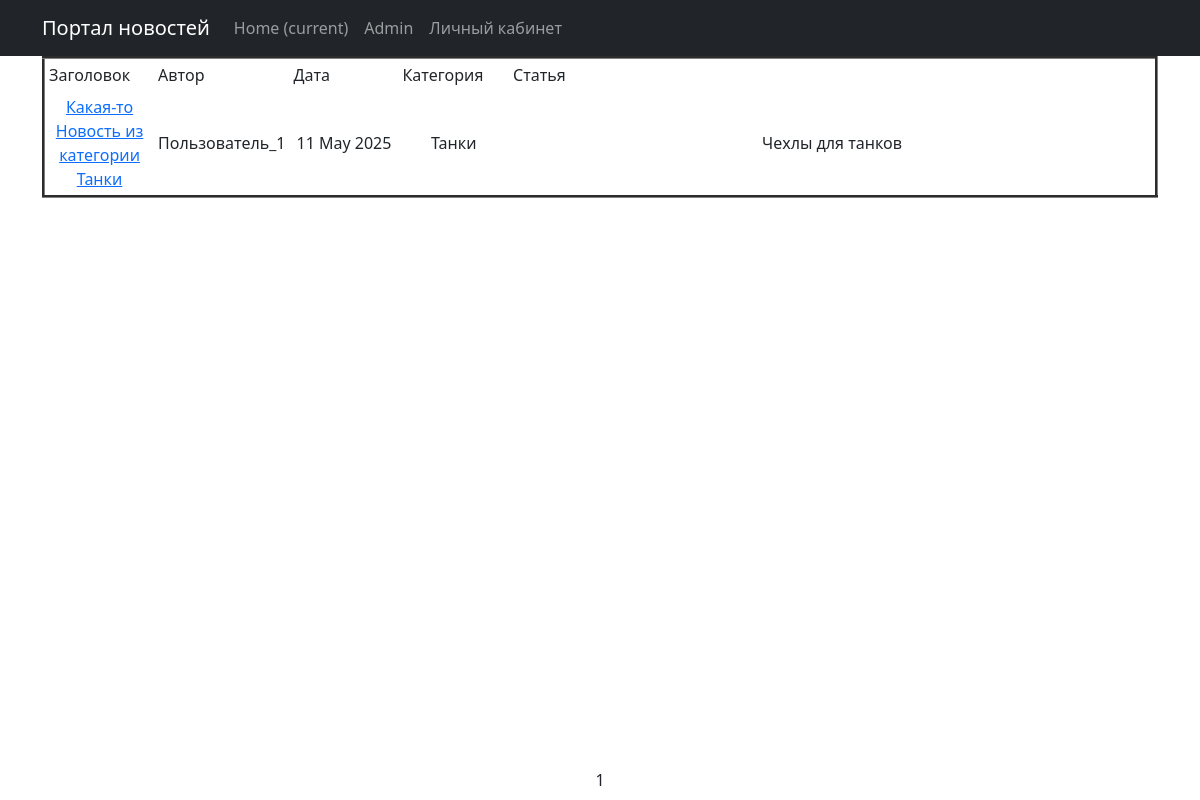
The app's page /, older data.
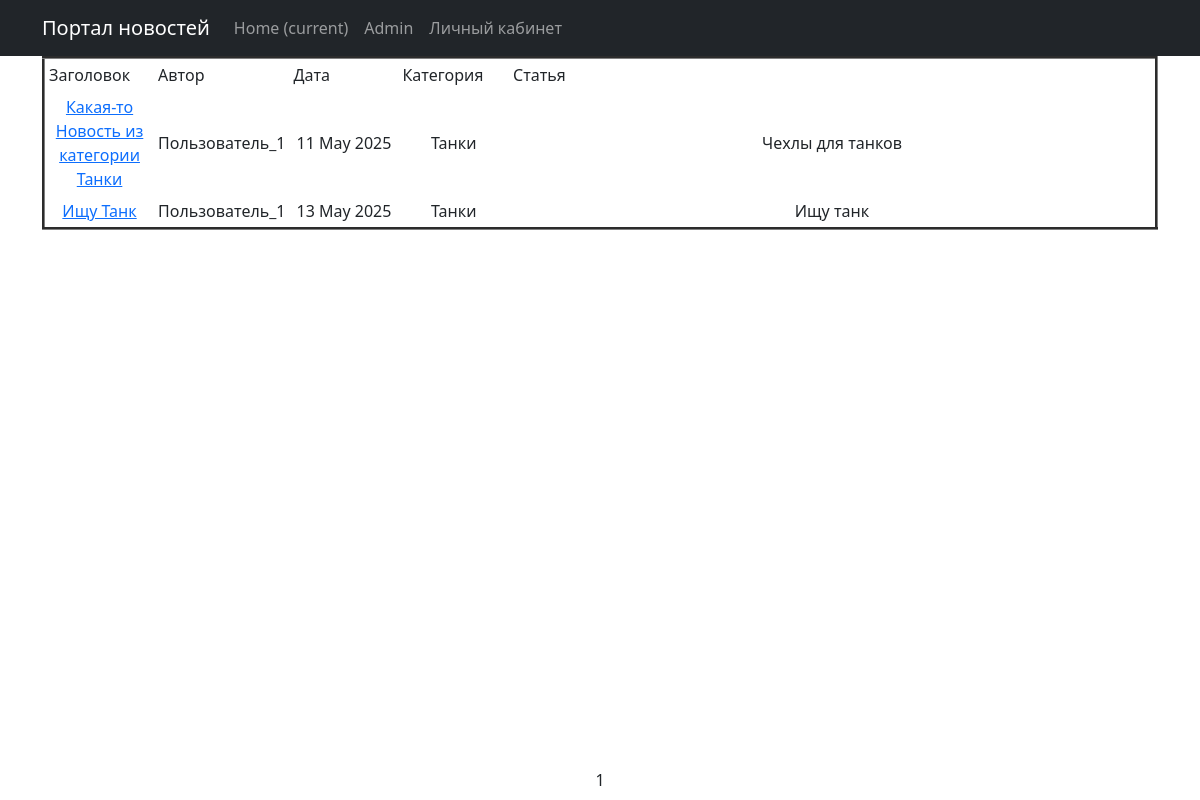
The same page, newer data.
### advertisement/models.py (models this page shows, shortened)
class Advertisement(models.Model): # модель объявления
    user_id = models.ForeignKey(User, on_delete=models.CASCADE)
    title_ad = models.CharField(max_length=128)
    text_ad = CKEditor5Field()
    category = models.ForeignKey(Category, on_delete=models.CASCADE)
    date_time = models.DateTimeField(auto_now_add=True)

class Category(models.Model): # модель категории
    name = models.CharField(max_length=64, unique=True)
    def __str__(self):
        return self.name

### advertisement/views.py (the view)
# urls.py: path('', AdvertisementList.as_view(), name='ad_list'),
class AdvertisementList(ListView):
    model = Advertisement
    ordering = 'date_time'
    template_name = 'advertisement/ad_list.html'
    context_object_name = 'ad_list'
    paginate_by = 10

### templates/advertisement/ad_list.html (shortened to what this page needs)
{% extends 'flatpages/default.html' %}
{% load custom_tags %}
{% block content %}
{% if ad_list %}
            <table border="3" cellpadding="4" cellspacing="1" width="100%">
                <tr>
                    <td align="left" width="10%">Заголовок</td>
                    <td align="left" width="10%">Автор</td>
                    <td align="left" width="10%">Дата</td>
                    <td align="left" width="10%">Категория</td>
                    <td align="left" width="60%">Статья</td>
                </tr>
                {% for ad in ad_list %}
                <tr>
                    <td><a href="{% url 'ad_detail' ad.pk %}"> {{ ad.title_ad }} </a></td>
                    <td>{{ ad.user_id }}</td>
                    <td>{{ ad.date_time | date:'d M Y' }}</td>
                    <td>{{ ad.category}}</td>
                    <td>{{ ad.text_ad | truncatewords:20 | safe}}</td>
                </tr>
                {% endfor %}
            </table>
        {% else %}
        <h2>Новостей нет!</h2>
        {% endif%}
<div class="paginate">
   {{ page_obj.number }}
</div>
{% endblock content %}

Row changes from the older to the newer data that the page shows:
added Advertisement: title_ad "Ищу Танк", user_id "Пользователь_1", date_time "13 May 2025", category "Танки", text_ad "Ищу танк"
